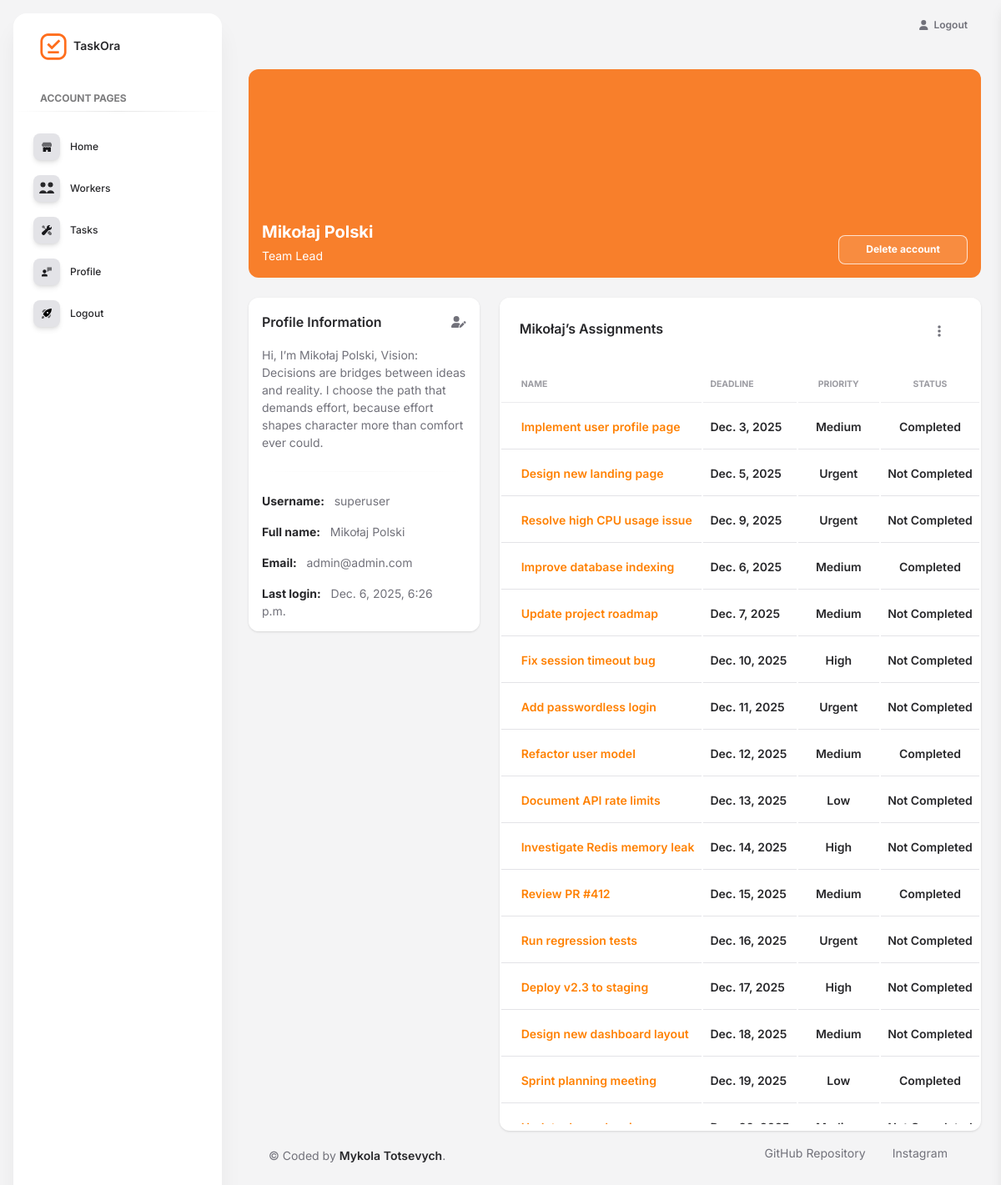
The app's page /profile/13/ (signed in) with its own data.
### task_manager/models.py (models this page shows, shortened)
class Worker(AbstractUser):
    bio = models.TextField(null= True, blank=True)
    position = models.ForeignKey(
        Position,
        on_delete=models.CASCADE,
        related_name="workers"
    )

class Position(models.Model):
    name = models.CharField(max_length=255, unique=True)
    class Meta:
        ordering = ("name",)
    def __str__(self):
        return self.name

class Task(models.Model):
    PRIORITY_CHOICES = [
        ("Low", "Low"),
        ("Medium", "Medium"),
        ("High", "High"),
        ("Urgent", "Urgent"),
    ]
    name = models.CharField(max_length=255)
    description = models.TextField()
    deadline = models.DateField(null=True, blank=True)
    is_completed = models.BooleanField(default=False)
    priority = models.CharField(max_length=10, choices=PRIORITY_CHOICES)
    task_type = models.ForeignKey(
        TaskType,
        on_delete=models.CASCADE,
        related_name="tasks"
    )
    tags = models.ManyToManyField(Tag, related_name="tasks")
    assignees = models.ManyToManyField(settings.AUTH_USER_MODEL, related_name="tasks")

### task_manager/views.py (the view)
# urls.py: path("profile/<int:pk>/", WorkerDetailView.as_view(), name="profile-detail"),
class WorkerDetailView(LoginRequiredMixin, generic.DetailView):
    model = Worker
    template_name = "task_manager/profile.html"
    def get_context_data(self, **kwargs):
        context = super().get_context_data(**kwargs)
        if self.request.GET.get("completed") == "Yes":
            context["tasks"] = self.object.tasks.filter(is_completed=True)
        elif self.request.GET.get("completed") == "No":
            context["tasks"] = self.object.tasks.filter(is_completed=False)
        else:
            context["tasks"] = self.object.tasks.all()
        return context

### task_manager/templatetags/admin_soft.py (called while the page is built)
@assignment_tag(takes_context=True)
def get_direction(context):
    res = {
        'panel': 'text-left',
        'notify': 'right',
        'float': 'float-right',
        'reverse_panel': 'text-right',
        'nav': 'ml-auto'
    }
    if context.get('LANGUAGE_BIDI'):
        res['panel'] = 'text-right'
        res['notify'] = 'left'
        res['float'] = ''
        res['reverse_panel'] = 'text-left'
        res['nav'] = 'mr-auto'
    return res

@assignment_tag(takes_context=True)
def get_admin_setting(context):
    res = {
    }
    return res

### templates/task_manager/profile.html (shortened to what this page needs)
{% extends "layouts/base.html" %}
{% load static %}
{% block content %}
  <div class="container-fluid">
    <div class="page-header min-height-250 border-radius-lg mt-4 d-flex flex-column justify-content-end">
      <span class="mask bg-primary opacity-9"></span>
      <div class="w-100 position-relative p-3">
        <div class="d-flex justify-content-between align-items-end">
          <div class="d-flex align-items-center">
            <div>
              <h5 class="mb-1 text-white font-weight-bolder">
                {{ worker.first_name }} {{ worker.last_name }}
              </h5>
              <p class="mb-0 text-white text-sm">
                {{ worker.position }}
              </p>
            </div>
          </div>
          {% if worker.id == user.id %}
            <div class="d-flex align-items-center">
              <a href="{% url "task_manager:profile-delete" worker.id %}" class="btn btn-outline-white mb-0 btn-sm">
                Delete account
              </a>
            </div>
          {% endif %}
        </div>
      </div>
    </div>
  </div>
  <div class="container-fluid py-4">
    <div class="row">
      <div class="col-12 col-xl-4">
        <div class="card h-100" style="min-height: 400px; max-height: 400px; overflow-y: auto;">
          <div class="card-header pb-0 p-3">
            <div class="row">
              <div class="col-md-8 d-flex align-items-center">
                <h6 class="mb-0">Profile Information</h6>
              </div>
              {% if worker.id == user.id %}
                <div class="col-md-4 text-end">
                  <a href="{% url "task_manager:profile-update" user.id %}">
                    <i class="fas fa-user-edit text-secondary text-sm" data-bs-toggle="tooltip" data-bs-placement="top" title="Edit Profile"></i>
                  </a>
                </div>
              {% endif %}
            </div>
          </div>
          <div class="card-body p-3">
            {% if worker.bio %}
              <p class="text-sm">
                {{ worker.bio }}
              </p>
            {% else %}
              <p class="text-sm">
                No bio here.
              </p>
            {% endif %}
            <hr class="horizontal gray-light my-4">
            <ul class="list-group">
              <li class="list-group-item border-0 ps-0 pt-0 text-sm"><strong class="text-dark">Username:</strong> &nbsp; {{ worker.username }}</li>
              <li class="list-group-item border-0 ps-0 text-sm">
                <strong class="text-dark">Full name:</strong> &nbsp; {% if worker.first_name and worker.last_name %} {{ worker.first_name }} {{ worker.last_name }} {% else %} Full name not saved yet. {% endif %}
              </li>
              <li class="list-group-item border-0 ps-0 text-sm"><strong class="text-dark">Email:</strong> &nbsp; {% if worker.email %} {{ worker.email }} {% else %} Email not saved yet. {% endif %}</li>
              <li class="list-group-item border-0 ps-0 text-sm"><strong class="text-dark">Last login:</strong> &nbsp; {% if worker.last_login %} {{ worker.last_login }} {% else %} Not logged in yet. {% endif %}</li>
              <li class="list-group-item border-0 ps-0 text-sm"><strong class="text-dark text-sm">Joined:</strong> &nbsp; {{ worker.date_joined }}</li>
            </ul>
          </div>
        </div>
      </div>
      <div class="col-12 col-xl-8">
        <div class="card">
          <div class="card-header pb-0">
            <div class="row">
              {% if worker.first_name %}
                <div class="col-lg-6 col-7">
                  <h6>{{ worker.first_name }}’s Assignments</h6>
                </div>
              {% else %}
                <div class="col-lg-6 col-7">
                  <h6>Worker’s Assignments</h6>
                </div>
              {% endif %}
            <div class="col-lg-6 col-5 my-auto text-end">
              <div class="dropdown float-lg-end pe-4">
                <a class="cursor-pointer" id="dropdownTable" data-bs-toggle="dropdown" aria-expanded="false">
                  <i class="fa fa-ellipsis-v text-secondary"></i>
                </a>
              </div>
            </div>
          </div>
        </div>
        <div class="card-body px-0 pb-2">
          <div class="table-responsive" style="max-height: 46vh; overflow-y: auto;">
            <table class="table align-items-center mb-0">
              {% if tasks %}
                <thead>
                  <tr>
                    <th class="text-uppercase text-secondary text-xxs font-weight-bolder opacity-7">Name</th>
                    <th class="text-uppercase text-secondary text-xxs font-weight-bolder opacity-7 ps-2">Deadline</th>
                    <th class="text-center text-uppercase text-secondary text-xxs font-weight-bolder opacity-7">Priority</th>
                    <th class="text-center text-uppercase text-secondary text-xxs font-weight-bolder opacity-7">Status</th>
                  </tr>
                </thead>
                <tbody>
                  {% for task in tasks %}
                    <tr>
                      <td class="align-middle ps-4 py-3">
                        <a href="{% url "task_manager:task-detail" task.id %}" style="color: #ff8000; font-weight: 600;">
                          <div class="mb-0 text-sm">{{ task.name }}</div>
                        </a>
                      </td>
                      <td class="align-middle px-2 py-3">
                        <h6 class="mb-0 text-sm">{{ task.deadline }}</h6>
                      </td>
                      <td class="align-middle px-2 py-3 text-center">
                        <h6 class="mb-0 text-sm">{{ task.priority }}</h6>
                      </td>
                      <td class="align-middle px-2 py-3 text-center">
                        {% if task.is_completed %}
                          <h6 class="mb-0 text-sm">Completed</h6>
                        {% else %}
                          <h6 class="mb-0 text-sm">Not Completed</h6>
                        {% endif %}
                      </td>
                    </tr>
                  {% endfor %}
                </tbody>
              {% else %}
                <div class="card-body px-4 py-3">
                  <h6 class="mb-0">There is nothing here.</h6>
                </div>
              {% endif %}
            </table>
          </div>
        </div>
        </div>
      </div>
    </div>
    {% include "includes/footer.html" %}
  </div>
{% endblock content %}

### records on screen
Worker: first_name "Mikołaj", last_name "Polski", position "Team Lead", bio "Hi, I’m Mikołaj Polski, Vision: Decisions are bridges between ideas and reality. I choose the path that demands effort, because effort shapes character more than comfort ever could.", username "superuser", email "admin@admin.com", last_login "Dec. 6, 2025, 6:26 p.m."
Task: name "Implement user profile page", deadline "Dec. 3, 2025", priority "Medium", is_completed "Completed"
Task: name "Design new landing page", deadline "Dec. 5, 2025", priority "Urgent", is_completed "Not Completed"
Task: name "Resolve high CPU usage issue", deadline "Dec. 9, 2025", priority "Urgent", is_completed "Not Completed"
Task: name "Improve database indexing", deadline "Dec. 6, 2025", priority "Medium", is_completed "Completed"
Task: name "Update project roadmap", deadline "Dec. 7, 2025", priority "Medium", is_completed "Not Completed"
Task: name "Fix session timeout bug", deadline "Dec. 10, 2025", priority "High", is_completed "Not Completed"
Task: name "Add passwordless login", deadline "Dec. 11, 2025", priority "Urgent", is_completed "Not Completed"
Task: name "Refactor user model", deadline "Dec. 12, 2025", priority "Medium", is_completed "Completed"
Task: name "Document API rate limits", deadline "Dec. 13, 2025", priority "Low", is_completed "Not Completed"
Task: name "Investigate Redis memory leak", deadline "Dec. 14, 2025", priority "High", is_completed "Not Completed"
Task: name "Review PR #412", deadline "Dec. 15, 2025", priority "Medium", is_completed "Completed"
Task: name "Run regression tests", deadline "Dec. 16, 2025", priority "Urgent", is_completed "Not Completed"
Task: name "Deploy v2.3 to staging", deadline "Dec. 17, 2025", priority "High", is_completed "Not Completed"
Task: name "Design new dashboard layout", deadline "Dec. 18, 2025", priority "Medium", is_completed "Not Completed"
Task: name "Sprint planning meeting", deadline "Dec. 19, 2025", priority "Low", is_completed "Completed"
